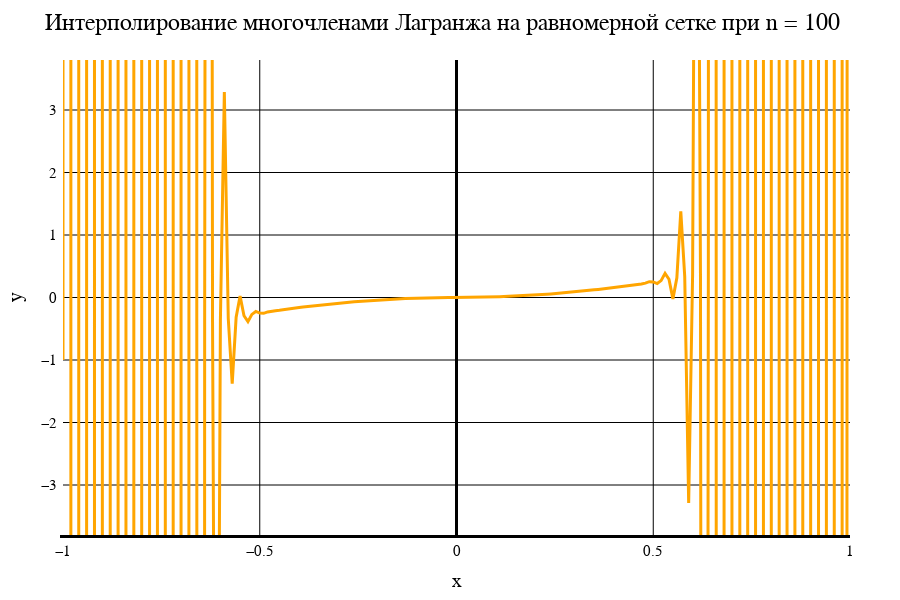

The notebook cell this image was saved under:
### Markdown cell above
Лагранж. Равномерная сетка

### Code cell
data1[1]

### Figure 1 — Plotly figure (JSON) as saved in the notebook; plotly's stock layout.template omitted (floating-point values rounded to 4 significant figures; data arrays with more than 128 entries replaced by an {"elided": "..."} marker saying what was removed)
{"data": [{"line": {"color": "orange", "width": 3}, "mode": "line", "type": "scatter", "x": {"elided": "201 float values"}, "y": {"elided": "201 float values"}}], "layout": {"coloraxis": {"outlinecolor": "black"}, "font": {"color": "black", "family": "Time New Roman"}, "height": 600, "margin": {"b": 50, "l": 50, "r": 50, "t": 60}, "paper_bgcolor": "white", "plot_bgcolor": "white", "title": {"autosize": false, "font": {"color": "black", "family": "Times New Roman", "size": 24}, "paper_bgcolor": "red", "text": "Интерполирование многочленами Лагранжа на равномерной сетке при n = 100"}, "width": 900, "xaxis": {"color": "black", "gridcolor": "black", "gridwidth": 1, "linecolor": "black", "linewidth": 3, "tickfont": {"size": 15}, "title": {"font": {"color": "black", "family": "Times New Roman", "size": 20}, "text": "x"}, "zeroline": true, "zerolinecolor": "black", "zerolinewidth": 3}, "yaxis": {"exponentformat": "power", "gridcolor": "black", "gridwidth": 1, "linewidth": 3, "range": [-3.8, 3.8], "tickfont": {"size": 15}, "title": {"font": {"color": "black", "family": "Times New Roman", "size": 20}, "text": "y"}, "zeroline": true, "zerolinecolor": "black", "zerolinewidth": 1}}}
